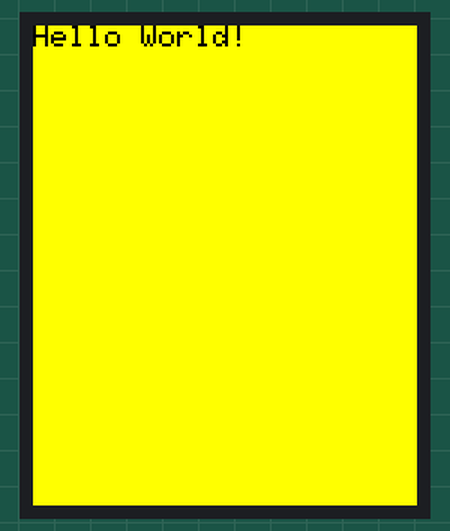
A sketch run on a simulated Arduino Uno, built with avr-gcc and run on an emulated ATmega328P. On the bench: 128×160 colour display. What the sketch prints to the serial monitor is not drawn.

Above: at 0.7 s.
At 1.2 s:
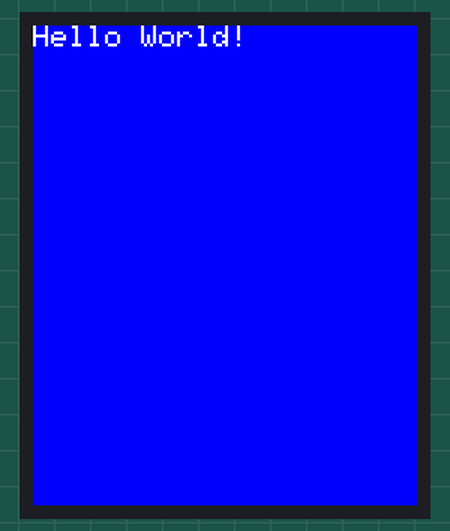

Measured:
- what the display in image 0 shows lasts 0.5 s, from 0.7 s to 1.2 s

The sketch:

lcd.ino
```cpp
#include <Adafruit_GFX.h>
#include <Adafruit_ST7735.h>
#include <SPI.h>

int CLK = 13;
int DIN = 11;
int CS = 10;
int DC = 9;
int RST = 8;

Adafruit_ST7735 tft = Adafruit_ST7735(CS, DC, DIN, CLK, RST);

void setup() {
  Serial.begin(9600);
  Serial.println("Hello! ST7735 TFT Test");
  tft.initR(INITR_GREENTAB);
  // tft.initB();

  Serial.println("Initialized");

  uint16_t time = millis();
  tft.fillScreen(ST7735_BLUE);
  time = millis() - time;


  Serial.println(time, DEC);
  delay(500);

  tft.println("Hello World!");


}

void loop() {
  tft.invertDisplay(true);
  delay(500);
  tft.invertDisplay(false);
  delay(500);
}
```
